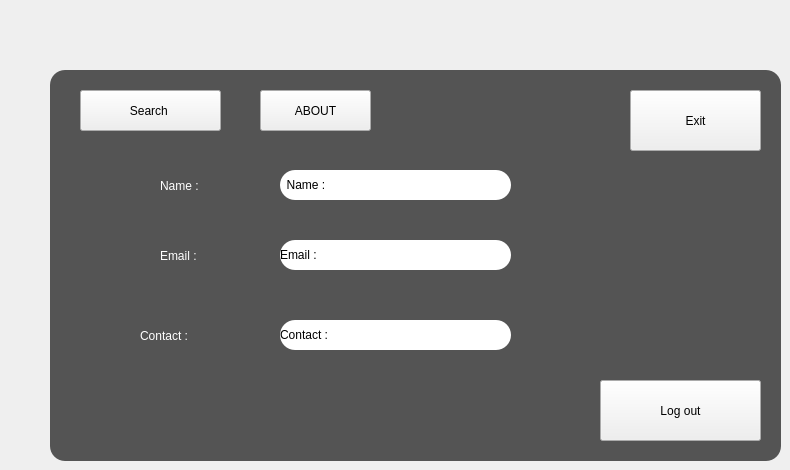
    <widget class="QWidget" name="page6">
     <property name="styleSheet">
      <string notr="true">background-image: url(:/new/prefix1/Pic/ppp.jpg);</string>
     </property>
     <widget class="QFrame" name="frame_8">
      <property name="geometry">
       <rect>
        <x>50</x>
        <y>70</y>
        <width>731</width>
        <height>391</height>
       </rect>
      </property>
      <property name="styleSheet">
       <string notr="true">
QFrame{
background:#545454;
border-radius:15px;
}</string>
      </property>
      <property name="frameShape">
       <enum>QFrame::StyledPanel</enum>
      </property>
      <property name="frameShadow">
       <enum>QFrame::Raised</enum>
      </property>
      <widget class="QLabel" name="name_level">
       <property name="geometry">
        <rect>
         <x>230</x>
         <y>100</y>
         <width>231</width>
         <height>30</height>
        </rect>
       </property>
       <property name="styleSheet">
        <string notr="true">background-color: rgb(255, 255, 255);
font: 75 italic 12pt &quot;MS Sans Serif&quot;;

</string>
       </property>
       <property name="text">
        <string>  Name : </string>
       </property>
      </widget>
      <widget class="QPushButton" name="profiel2_pushButton_3">
       <property name="geometry">
        <rect>
         <x>30</x>
         <y>20</y>
         <width>141</width>
         <height>41</height>
        </rect>
       </property>
       <property name="styleSheet">
        <string notr="true">font: 87 10pt &quot;Arial Black&quot;;</string>
       </property>
       <property name="text">
        <string>Search </string>
       </property>
      </widget>
      <widget class="QLabel" name="label_22">
       <property name="geometry">
        <rect>
         <x>110</x>
         <y>100</y>
         <width>91</width>
         <height>31</height>
        </rect>
       </property>
       <property name="styleSheet">
        <string notr="true">font: 87 12pt &quot;Arial Black&quot;;
color: rgb(255, 255, 255);</string>
       </property>
       <property name="text">
        <string>Name : </string>
       </property>
      </widget>
      <widget class="QLabel" name="email_level">
       <property name="geometry">
        <rect>
         <x>230</x>
         <y>170</y>
         <width>231</width>
         <height>30</height>
        </rect>
       </property>
       <property name="styleSheet">
        <string notr="true">background-color: rgb(255, 255, 255);
font: 75 italic 12pt &quot;MS Sans Serif&quot;;

</string>
       </property>
       <property name="text">
        <string>Email : </string>
       </property>
      </widget>
      <widget class="QLabel" name="contact_level">
       <property name="geometry">
        <rect>
         <x>230</x>
         <y>250</y>
         <width>231</width>
         <height>30</height>
        </rect>
       </property>
       <property name="styleSheet">
        <string notr="true">background-color: rgb(255, 255, 255);
font: 75 italic 12pt &quot;MS Sans Serif&quot;;

</string>
       </property>
       <property name="text">
        <string>Contact : </string>
       </property>
      </widget>
      <widget class="QPushButton" name="profile2_logout">
       <property name="geometry">
        <rect>
         <x>550</x>
         <y>310</y>
         <width>161</width>
         <height>61</height>
        </rect>
       </property>
       <property name="styleSheet">
        <string notr="true">font: 87 10pt &quot;Arial Black&quot;;</string>
       </property>
       <property name="text">
        <string>Log out</string>
       </property>
      </widget>
      <widget class="QPushButton" name="pushButton_4">
       <property name="geometry">
        <rect>
         <x>580</x>
         <y>20</y>
         <width>131</width>
         <height>61</height>
        </rect>
       </property>
       <property name="styleSheet">
        <string notr="true">font: 87 10pt &quot;Arial Black&quot;;</string>
       </property>
       <property name="text">
        <string>Exit</string>
       </property>
      </widget>
      <widget class="QLabel" name="label_24">
       <property name="geometry">
        <rect>
         <x>90</x>
         <y>250</y>
         <width>101</width>
         <height>31</height>
        </rect>
       </property>
       <property name="styleSheet">
        <string notr="true">font: 87 12pt &quot;Arial Black&quot;;
color: rgb(255, 255, 255);</string>
       </property>
       <property name="text">
        <string>Contact : </string>
       </property>
      </widget>
      <widget class="QLabel" name="label_23">
       <property name="geometry">
        <rect>
         <x>110</x>
         <y>170</y>
         <width>81</width>
         <height>31</height>
        </rect>
       </property>
       <property name="styleSheet">
        <string notr="true">font: 87 12pt &quot;Arial Black&quot;;
color: rgb(255, 255, 255);</string>
       </property>
       <property name="text">
        <string>Email : </string>
       </property>
      </widget>
      <widget class="QPushButton" name="pushButton_2">
       <property name="geometry">
        <rect>
         <x>210</x>
         <y>20</y>
         <width>111</width>
         <height>41</height>
        </rect>
       </property>
       <property name="styleSheet">
        <string notr="true">font: 87 10pt &quot;Arial Black&quot;;</string>
       </property>
       <property name="text">
        <string>ABOUT</string>
       </property>
      </widget>
     </widget>
    </widget>
